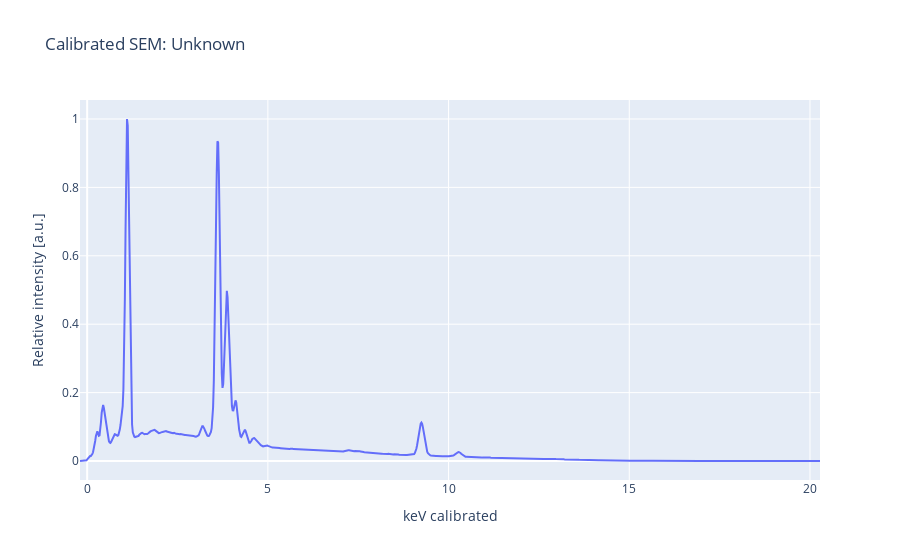

Notebook source saved alongside this figure:
### Code cell
# Now we plot the new and unknown spectrum

fig_unknown_plot = plotly_plot(
    x=s_un["kev_calibrated"],
    y_named=[s_un["intensity"], "x calibrated with Ga_Ka and Ga_La"],
    vlines=s_un["peaks_keV"],
    vlines_name=s_un["peaks_names"],
    title=f"Calibrated {s_un['name']}",
    xaxis_title="keV calibrated",
)
fig_unknown_plot

### Figure 1 — Plotly figure (JSON) as saved in the notebook; plotly's stock layout.template omitted (floating-point values rounded to 4 significant figures; data arrays with more than 128 entries replaced by an {"elided": "..."} marker saying what was removed)
{"data": [{"mode": "lines", "name": "x calibrated with Ga_Ka and Ga_La", "type": "scatter", "x": {"elided": "1024 float values"}, "y": {"elided": "1024 float values"}}], "layout": {"legend": {"title": {"text": "Legend"}}, "title": {"text": "Calibrated SEM: Unknown "}, "xaxis": {"title": {"text": "keV calibrated"}}, "yaxis": {"title": {"text": "Relative intensity [a.u.]"}}}}
